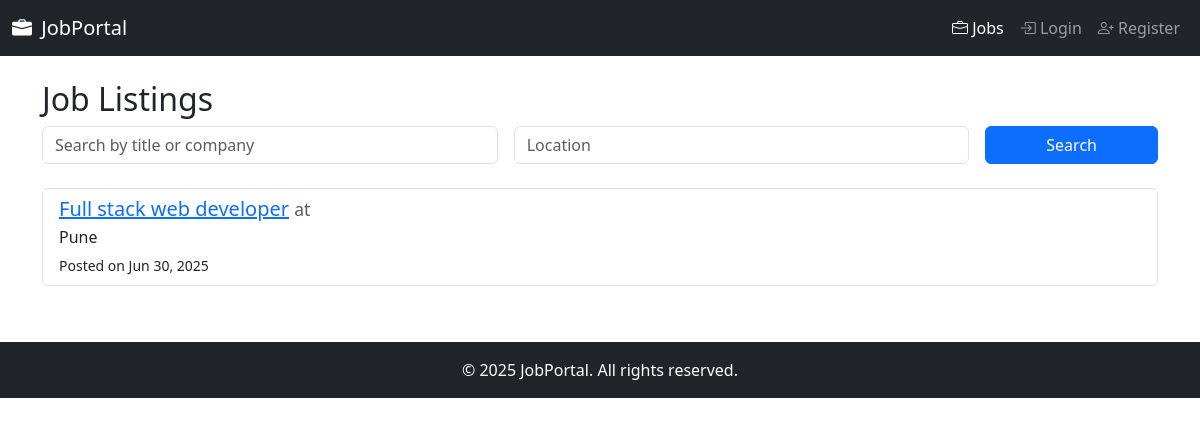
Screenshot of /jobs/ with the database file from the repository.
### jobs/models.py (models this page shows, shortened)
class Job(models.Model):
    title = models.CharField(max_length=200)
    company_name = models.CharField(max_length=200)
    description = models.TextField()
    location = models.CharField(max_length=100)
    salary = models.DecimalField(max_digits=10, decimal_places=2)
    category = models.ForeignKey(Category, on_delete=models.CASCADE)
    job_type = models.CharField(max_length=50)
    experience = models.IntegerField()
    created_at = models.DateTimeField(auto_now_add=True)
    is_approved = models.BooleanField(default=False)
    posted_by = models.ForeignKey(User, on_delete=models.CASCADE, default=1)

### jobs/views.py (the view)
# urls.py: path('jobs/', views.job_list, name='job_list'),
def job_list(request):
    jobs = Job.objects.filter(is_approved=True).order_by('-created_at')
    query = request.GET.get('q')
    location = request.GET.get('location')
    if query:
        jobs = jobs.filter(Q(title__icontains=query) | Q(company__icontains=query))
    if location:
        jobs = jobs.filter(location__icontains=location)
    is_employer = False
    if request.user.is_authenticated and hasattr(request.user, 'profile'):
        is_employer = request.user.profile.is_employer
    return render(request, 'jobs/job_list.html', {
        'jobs': jobs,
        'is_employer': is_employer
    })

### jobboard/context_processors.py (called while the page is built)
def is_employer_context(request):
    return {
        'is_employer': request.user.groups.filter(name='Employer').exists() if request.user.is_authenticated else False
    }

### jobs/context_processors.py (called while the page is built)
def user_role(request):
    is_employer = False
    is_admin = False
    if request.user.is_authenticated:
        if request.user.is_superuser:
            is_admin = True
        else:
            is_employer = getattr(request.user.profile, 'is_employer', False)
    return {
        'is_employer': is_employer,
        'is_admin': is_admin
    }

### jobs/templates/jobs/job_list.html (shortened to what this page needs)
{% extends 'base.html' %}
{% block content %}
<h2>Job Listings</h2>
<form method="get" class="row g-3 mb-4">
    <div class="col-md-5">
        <input type="text" name="q" value="{{ request.GET.q }}" class="form-control" placeholder="Search by title or company">
    </div>
    <div class="col-md-5">
        <input type="text" name="location" value="{{ request.GET.location }}" class="form-control" placeholder="Location">
    </div>
    <div class="col-md-2">
        <button type="submit" class="btn btn-primary w-100">Search</button>
    </div>
</form>
{% if jobs %}
    <div class="list-group">
    {% for job in jobs %}
        <div class="list-group-item mb-2">
            <h5 class="mb-1">
                <a href="{% url 'job_detail' job.pk %}">{{ job.title }}</a>
                <small class="text-muted">at {{ job.company }}</small>
            </h5>
            <p class="mb-1">{{ job.location }}</p>
            <small>Posted on {{ job.created_at|date:"M d, Y" }}</small>
        </div>
    {% endfor %}
    </div>
{% else %}
    <p>No jobs found.</p>
{% endif %}
{% endblock %}

### rows the page displays
Job: title "Full stack web developer", location "Pune", created_at "Jun 30, 2025"
